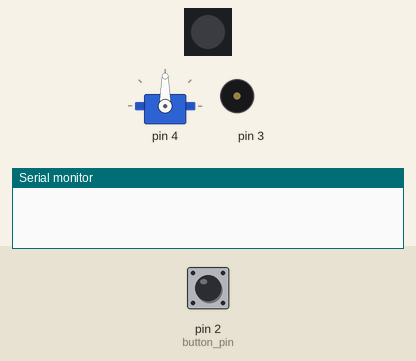
A sketch run on a simulated Arduino Uno, built with avr-gcc and run on an emulated ATmega328P. Parts: servo, 1 RGB LEDs in strip order, left to right, buzzer (waves = sounding), the last lines printed to the serial monitor. The test bench sets the inputs (shaded band); at power-on: pin 2 (button_pin) LOW. Dim RGB values are drawn brighter than linear.

Above: at 1.2 s.
1.3 s: pin 2 (button_pin) pulled HIGH for 0.15 s
At 1.35 s:
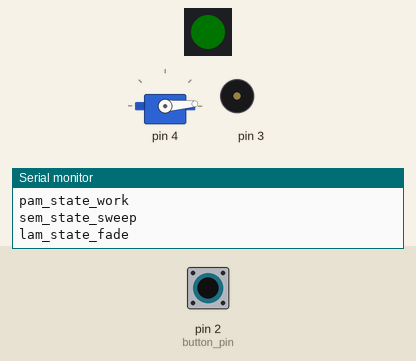
At 2.52 s:
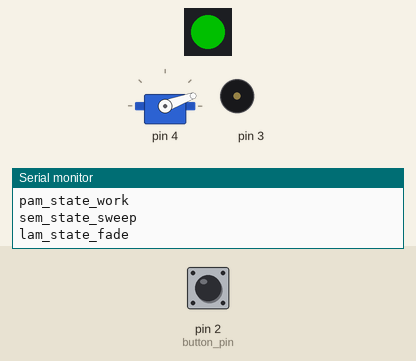
13.3 s: pin 2 (button_pin) pulled HIGH for 1 s
At 13.4 s:
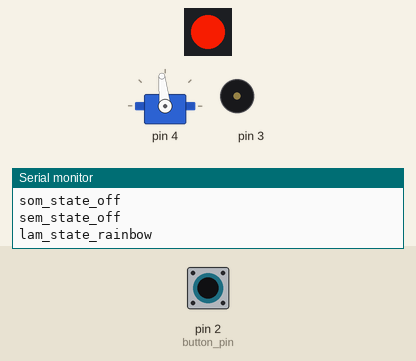
Timing chart, 0 to 22.3 s (numbered marks = the images above; inputs shaded):
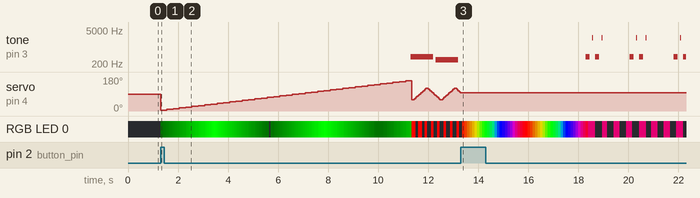

The sketch:

pomodoro-fancy-pancy.ino
```cpp
// Main program file for the Pomodoro Timer Device
//
// Uses (check the tabs of your Arduino window):
//   pomodoro_machine.ino      - for the Acting Machine with Pomodoro behaviour
//   led_animation_machine.ino - to create various led animations
//   sound_machine.ino         - for playback of melodies
//   servo_machine.ino         - to create servo movement behaviour
//
// Created July 2019
// By Aadjan van der Helm and Lorenzo Romagnoli


// -------------------------------------- setup and loop
void setup() {
	// Make sure all the Acting Machines are ready
	setupPomodoroMachine();
  setupSoundMachine(3);             // The buzzer is connected to pin 3
	setupServoMachine(4);             // The servo is connected to pin 4
  setupLedAnimationMachine();       // Check tab with lad_animation_machine for pin assignment

	// Setup printing to the console
	Serial.begin(9600);
}

void loop() {
	updatePomodoroMachine();
	updateSoundMachine();
	updateServoMachine();
  updateLedAnimationMachine();
}
```

led_animation_machine.ino
```cpp
// Led animation Acting Machine
// For documentation scroll to the end of this file.
// Created 2018, modified July 2019
// By Aadjan van der Helm and Lorenzo Romagnoli

// ---------------------------------------------- Libraries
#include <FastLED.h>

// ---------------------------------------------- Variables
// Variable to control the Chainable LEDs attached to D7
const int lam_num_leds = 1;
CRGB leds[lam_num_leds];

// Collection of states for Led Animation Machine (lam)
const int lam_state_off = 0;
const int lam_state_on = 1;
const int lam_state_blink = 2;
const int lam_state_fade = 3;
const int lam_state_rainbow = 4;

// Remember the current state
int lam_current_state = lam_state_off;

// Make it possible to track the passing of time
long lam_timer_duration = 1000;
long lam_timer_mark = 0;

// Variable to control blinking
int lam_blink_state = 0;
int lam_blink_update_tempo = 1000;

// Variables to control fading
long lam_fade_duration = 2000;
int lam_fade_steps = 40;
int lam_fade_update_tempo = lam_fade_duration / lam_fade_steps;
int lam_fade_direction = 1;
int lam_fade_max = 255;
int lam_fade_min = 0;
int lam_fade_brightness_increment = (lam_fade_max - lam_fade_min) / lam_fade_steps;
int lam_fade_brightness = 0;

// Variable to control the color rainbow
long lam_rainbow_update_tempo = 50;
int lam_rainbow_hue_step = 10;

// Variable to control led color [0..255]
// red=0 orange=32 yellow=64 green=96 blue=160 purple=192 pink=224
int lam_led_hue = 96;

// ---------------------------------------------- Acting Machine utility functions
const int clock_pin = 7;
const int data_pin = 8;

void setupLedAnimationMachine() {
	// Setup the led library - ChainableRGB led in D7
  FastLED.addLeds<P9813, data_pin, clock_pin, RGB>(leds, lam_num_leds);
	ledOff();
}

void startLedAnimationOn(int hue) {
	lam_led_hue = hue;
	ledOn();
	lam_current_state = lam_state_on;
}

void startLedAnimationBlink(int hue, int tempo) {
	lam_led_hue = hue;
	lam_blink_update_tempo = tempo / 2;
	lam_current_state = lam_state_blink;
}

void startLedAnimationFade(int hue, int tempo) {
	lam_led_hue = hue;
	lam_fade_update_tempo = (tempo / 2) / lam_fade_steps;
	lam_current_state = lam_state_fade;
}

void startLedAnimationRainbow(int tempo) {
	lam_rainbow_update_tempo = tempo;
	lam_current_state = lam_state_rainbow;
}


void stopLedAnimation() {
	ledOff();
	lam_current_state = lam_state_off;
}

// ---------------------------------------------- Acting Machine cause functions

boolean lamTimerExpired() {
	if (millis() - lam_timer_mark > lam_timer_duration)
		return true;
	else
		return false;
}

// ---------------------------------------------- Acting Machine effect functions

void lamTimerStart(long duration) {
	lam_timer_duration = duration;
	lam_timer_mark = millis();
}

void ledOn() {
	for (int i = 0; i < lam_num_leds; i++)
		leds[i].setHSV(lam_led_hue, 255, 255);
	FastLED.show();
}

void ledOff() {
	for (int i = 0; i < lam_num_leds; i++)
		leds[i].setHSV(lam_led_hue, 255, 0);
	FastLED.show();
}

void ledBlink() {
	if (lam_blink_state == 0) {
		lam_blink_state = 1;
		ledOn();
	}
	else {
		lam_blink_state = 0;
		ledOff();
	}
}

void ledFade() {
	// Increment (or decrement) the brightness one fade step
	lam_fade_brightness = lam_fade_brightness +
		lam_fade_brightness_increment * lam_fade_direction;

	// Brightness now outside min and max bounds -> then adjust and change direction
	if (lam_fade_brightness > lam_fade_max || lam_fade_brightness < lam_fade_min) {
		lam_fade_brightness = constrain(lam_fade_brightness, lam_fade_min, lam_fade_max);
		lam_fade_direction = lam_fade_direction * -1;
	}

	for (int i = 0; i < lam_num_leds; i++)
		leds[i].setHSV(lam_led_hue, 255, lam_fade_brightness);
	FastLED.show();
}

void ledRainBow(){
	// Increment the HSV angle (=hue) max is 255
	lam_led_hue = lam_led_hue + lam_rainbow_hue_step;
	if (lam_led_hue > 255)
		lam_led_hue = 0;

	for (int i = 0; i < lam_num_leds; i++)
		leds[i].setHSV(lam_led_hue, 255, 255);
	FastLED.show();
}

// ---------------------------------------------- Acting Machine control flow

void updateLedAnimationMachine() {
	switch (lam_current_state) {
		// -------------------------------------- State off
		case lam_state_off :
		case lam_state_on :
			// Do nothing
			break;

		// -------------------------------------- State blink
		case lam_state_blink :
			if (lamTimerExpired() == true) {
				ledBlink();
				lamTimerStart(lam_blink_update_tempo);
			}
			break;

		// -------------------------------------- State fade
		case lam_state_fade :
			if (lamTimerExpired() == true) {
				ledFade();
				lamTimerStart(lam_fade_update_tempo);
			}
			break;

		// -------------------------------------- State rainbow
		case lam_state_rainbow :
			if (lamTimerExpired() == true) {
				ledRainBow();
				lamTimerStart(lam_rainbow_update_tempo);
			}
			break;

	}
	lamDebug(); // Keep track of the machine progress in the serial monitor
} // updateLedAnimationMachine

int lam_previous_state = lam_state_off;

void lamDebug() {
	if (lam_previous_state == lam_current_state)
		return;

	lam_previous_state = lam_current_state;

	switch (lam_current_state) {
		case lam_state_off :
			Serial.println("lam_state_off");
			break;
		case lam_state_on :
			Serial.println("lam_state_on");
			break;
		case lam_state_blink :
			Serial.println("lam_state_blink");
			break;
		case lam_state_fade :
			Serial.println("lam_state_fade");
			break;
		case lam_state_rainbow :
			Serial.println("lam_state_rainbow");
			break;
		default :
			Serial.println("led animation machine - unknown state");
			break;
	}
} // lamDebug

/* Documentation for the led animation Acting Machine

This program is written as a subsystem of a functional interactive system, eg.
the Positive Loop device or the Pomodoro Timer.

This Acting Machine written to control leds to and to perform a number of dynamic
effects. It can turn leds on (and off), blink at a desired tempo, performing brightness
intensity fading and display a rainbow of colors in  a specified tempo. Make sure to
regularly call the updateLedAnimationMachine function, otherwise the dynamic quality
can not be guaranteed. All behaviour will be continue until stopped or changed into a
different behaviour.

It is currently set to use the FastLED library with Grove Chainable RGB leds (P9813).
The value of lam_num_leds determines how much leds the Acting Machine will attempt to
control.

The led animation acting machine can be controlled by the following functions

void setupLedAnimation(int pin)
-------------------------------
Prepare the led animation Acting Machine to start performing any of the 5 possible
operations (on, off, blink, fade, rainbow). Subsequent invocations to
updateLedAnimationMachine (from the loop()) will perform the necessary steps required.

Parameter:

pin : the pin the leds are connected to. Note: setup will also claim the next pin because
most leds require actually two pins (data and clock).

void startLedAnimationOn(int hue)
---------------------------------
Initiate the on behaviour of the led animation Acting Machine.

Parameter:

hue : the color hue value [0 - 255] of the light.

void startLedAnimationBlink(int hue, int tempo)
-----------------------------------------------
Initiate the blink behaviour ot the led animation Acting Machine.

Parameters:

hue : the color hue value [0 - 255] of the light.

tempo : the duration in milliseconds of one full blink cycle (on delay off delay).

void startLedAnimationFade(int hue, int tempo)
----------------------------------------------
Initiate the fade behaviour of the led animation Acting Machine.

Parameters:

hue : the color hue value [0 - 255] of the light.

tempo : the duration in milliseconds of one full fade cycle (from min to max brightness).

void startLedAnimationRainbow(int tempo)
----------------------------------------
Initiate the colorful rainbow behaviour of the led animation Acting Machine.

Parameter:

tempo: the duration in milliseconds to go from one to the next color.

void stopLedAnimation()
-----------------------
Stop any previously started operation, switches the led to off.

*/
```

pitches.h
```cpp
/*************************************************
 * From musical notes to buzzer pitch frequencies
 *************************************************/

#define NOTE_B0  31
#define NOTE_C1  33
#define NOTE_CS1 35
#define NOTE_D1  37
#define NOTE_DS1 39
#define NOTE_E1  41
#define NOTE_F1  44
#define NOTE_FS1 46
#define NOTE_G1  49
#define NOTE_GS1 52
#define NOTE_A1  55
#define NOTE_AS1 58
#define NOTE_B1  62
#define NOTE_C2  65
#define NOTE_CS2 69
#define NOTE_D2  73
#define NOTE_DS2 78
#define NOTE_E2  82
#define NOTE_F2  87
#define NOTE_FS2 93
#define NOTE_G2  98
#define NOTE_GS2 104
#define NOTE_A2  110
#define NOTE_AS2 117
#define NOTE_B2  123
#define NOTE_C3  131
#define NOTE_CS3 139
#define NOTE_D3  147
#define NOTE_DS3 156
#define NOTE_E3  165
#define NOTE_F3  175
#define NOTE_FS3 185
#define NOTE_G3  196
#define NOTE_GS3 208
#define NOTE_A3  220
#define NOTE_AS3 233
#define NOTE_B3  247
#define NOTE_C4  262
#define NOTE_CS4 277
#define NOTE_D4  294
#define NOTE_DS4 311
#define NOTE_E4  330
#define NOTE_F4  349
#define NOTE_FS4 370
#define NOTE_G4  392
#define NOTE_GS4 415
#define NOTE_A4  440
#define NOTE_AS4 466
#define NOTE_B4  494
#define NOTE_C5  523
#define NOTE_CS5 554
#define NOTE_D5  587
#define NOTE_DS5 622
#define NOTE_E5  659
#define NOTE_F5  698
#define NOTE_FS5 740
#define NOTE_G5  784
#define NOTE_GS5 831
#define NOTE_A5  880
#define NOTE_AS5 932
#define NOTE_B5  988
#define NOTE_C6  1047
#define NOTE_CS6 1109
#define NOTE_D6  1175
#define NOTE_DS6 1245
#define NOTE_E6  1319
#define NOTE_F6  1397
#define NOTE_FS6 1480
#define NOTE_G6  1568
#define NOTE_GS6 1661
#define NOTE_A6  1760
#define NOTE_AS6 1865
#define NOTE_B6  1976
#define NOTE_C7  2093
#define NOTE_CS7 2217
#define NOTE_D7  2349
#define NOTE_DS7 2489
#define NOTE_E7  2637
#define NOTE_F7  2794
#define NOTE_FS7 2960
#define NOTE_G7  3136
#define NOTE_GS7 3322
#define NOTE_A7  3520
#define NOTE_AS7 3729
#define NOTE_B7  3951
#define NOTE_C8  4186
#define NOTE_CS8 4435
#define NOTE_D8  4699
#define NOTE_DS8 4978
```

pomodoro_machine.ino
```cpp
// Pomodoro Acting Machine (PAM)
// A Pomodoro timer helps a user to structure his/her work activities by mixing focussed
// work with break moments.
// Check: https://en.wikipedia.org/wiki/Pomodoro_Technique
//
// Created December 2018, Modified July 2019
// By Aadjan van der Helm & Lorenzo Romagnoli

// Collection of states for Pomodoro Acting Machine (pam)
const int pam_state_idle = 0;
const int pam_state_work = 1;
const int pam_state_break_alarm = 2;
const int pam_state_short_break = 3;
const int pam_state_work_alarm = 4;
const int pam_state_long_break = 5;

// Remember the current state
int pam_current_state = 0;

// Make it possible to track the passing of time
long pam_timer_duration = 1000;
long pam_timer_mark = 0;

// Variable to remember the previous button state
boolean last_button_state = false;
int button_pin = 2;

// Count the number of short breaks
int break_counter = 0;

// ---------------------------------------------- Acting Machine cause functions

boolean pamTimerExpired() {
	if (millis() - pam_timer_mark > pam_timer_duration)
		return true;
	else
		return false;
}

// Return true once when button is pressed (moves from up to down state)
boolean buttonPress() {
boolean button_status = false;
boolean button_current_state = digitalRead(button_pin);

	if (button_current_state && !last_button_state) {
		button_status = true;
	}
	last_button_state = button_current_state;
	return(button_status);
}

// ---------------------------------------------- Acting Machine effect functions

void pamTimerStart(long duration) {
	Serial.println(duration);
	pam_timer_duration = duration;
	pam_timer_mark = millis();
}

// ---------------------------------------------- Acting Machine utility functions

void setupPomodoroMachine() {
	// Nothing to setup
}

// ---------------------------------------------- Acting Machine control flow
void updatePomodoroMachine ()
{
	switch (pam_current_state) {
		// -------------------------------------- State idle
		case pam_state_idle :
			if (buttonPress() == true) {
			long work_duration = (long) 10000; //20 * 60 * 1000; // 20 minutes

				startLedAnimationFade(96, 4000);
				startServoSweep(0, 180, work_duration, 40);
				pamTimerStart(work_duration);
				pam_current_state = pam_state_work;
			}
			break;

		// -------------------------------------- State work
		case pam_state_work :
			if (pamTimerExpired() == true) {
				startLedAnimationBlink(0, 250);
				startMelodySad(2000, true);
				startServoSweep(60, 120, 500, 10);
				pam_current_state = pam_state_break_alarm;
			}
			break;

		// -------------------------------------- State break alarm
		case pam_state_break_alarm :
			if (buttonPress() == true) {
				if (break_counter < 3) {
					stopServoAnimation();
					stopMelody();
					break_counter = break_counter + 1;
					startLedAnimationRainbow(100);
					pamTimerStart((long) 5000); //5 * 60 * 1000); // 5 minutes
					pam_current_state = pam_state_short_break;
				}
				else {
					stopServoAnimation();
					stopMelody();
					break_counter = 0;
					startLedAnimationRainbow(100);
        startMelodySuccess(1000, false);
					pam_current_state = pam_state_long_break;
				}
			}
			break;

		// -------------------------------------- State short break
		case pam_state_short_break :
			if (pamTimerExpired() == true) {
				startLedAnimationBlink(224, 500);
				startMelodyHappy(1000, true);
				pam_current_state = pam_state_work_alarm;
			}
			break;

		// -------------------------------------- State work alarm
		case pam_state_work_alarm :
			if (buttonPress() == true) {
			long work_duration = (long) 10000; //20 * 60 * 1000; // 20 minutes

				stopMelody();
				startLedAnimationFade(96, 4000);
				startServoSweep(0, 180, work_duration, 40);
				pamTimerStart(work_duration);
				pam_current_state = pam_state_work;
			}
			break;

		// -------------------------------------- State long break
		case pam_state_long_break :
			if (buttonPress() == true) {
          stopMelody();
				stopLedAnimation();
				pam_current_state = pam_state_idle;
			}
			break;
	}
	debugPam();
} // updatePomodoroMachine

int pam_previous_state = pam_state_idle;
void debugPam() {
	if (pam_previous_state == pam_current_state)
		return;

	pam_previous_state = pam_current_state;

	switch (pam_current_state) {
		case pam_state_idle :
			Serial.println("pam_state_idle");
			break;
		case pam_state_work :
			Serial.println("pam_state_work");
			break;
		case pam_state_break_alarm :
			Serial.println("pam_state_break_alarm");
			break;
		case pam_state_short_break :
			Serial.println("pam_state_short_break");
			break;
		case pam_state_work_alarm :
			Serial.println("pam_state_work_alarm");
			break;
		case pam_state_long_break :
			Serial.println("pam_state_long_break");
			break;
		default :
			Serial.println("unknown state");
			break;
	}
} // debugPam
```

Source omitted: servo_machine.ino (5938 bytes), sound_machine.ino (6569 bytes), vibration_machine.ino (6300 bytes)

Measured:
- after the input at 1.3 s, tone on pin 3: silent → 392 Hz after 10.0 s, → silent 0.90 s later, → 294 Hz 0.10 s later, → silent 0.90 s later; servo on pin 4: 90° → 4° at once, → 8° 0.25 s later, → 12° 0.25 s later, → 16° 0.25 s later, … (75 changes in this stretch)
- after the input at 13.3 s, servo on pin 4: stops changing and stays 96°
